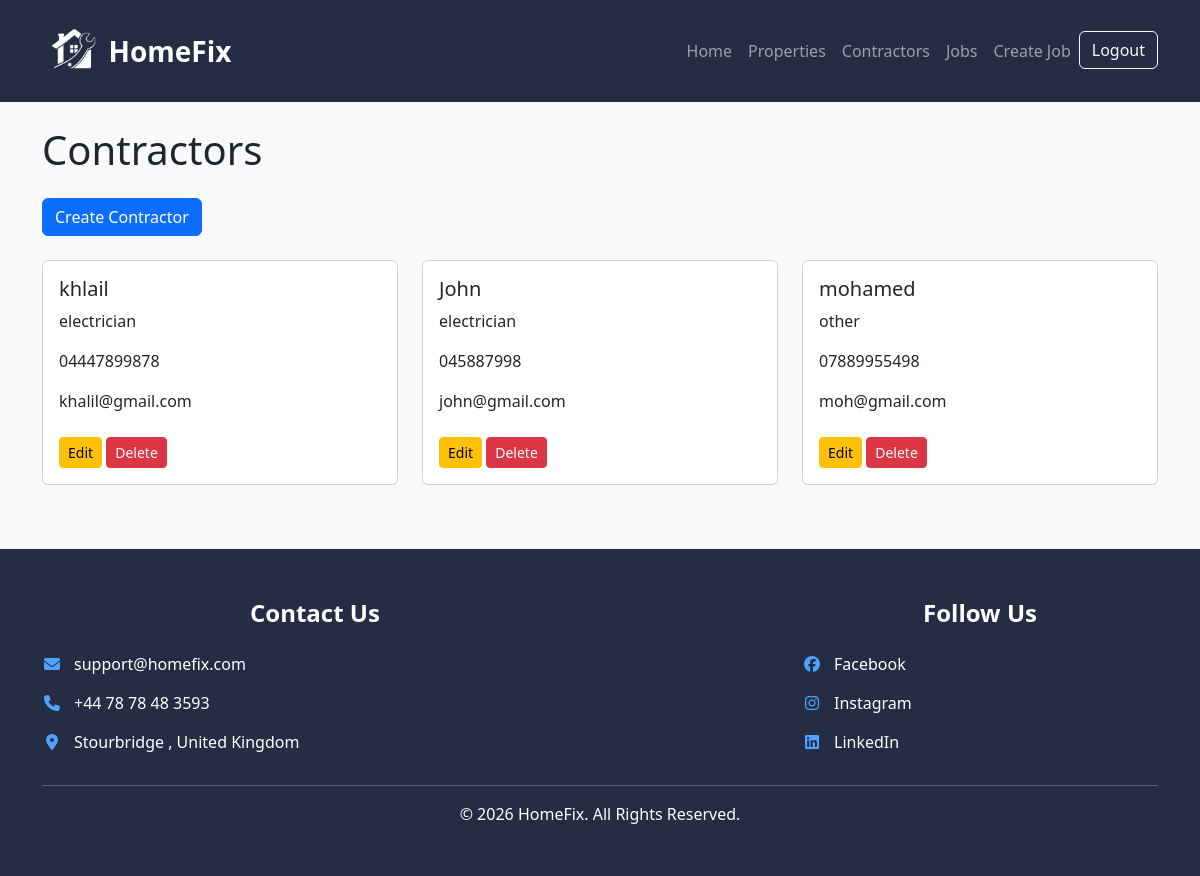
Screenshot of /contractors/ (signed in) with the database file from the repository.
### maintenance/models.py (models this page shows, shortened)
class Contractor(models.Model):
    TRADE_TYPES = [
        ('plumber', 'Plumber'),
        ('electrician', 'Electrician'),
        ('carpenter', 'Carpenter'),
        ('painter', 'Painter'),
        ('other', 'Other'),
    ]
    user = models.ForeignKey(
        User,
        on_delete=models.CASCADE,
        null=True,
        blank=True
    )
    name = models.CharField(max_length=100)
    trade_type = models.CharField(
        max_length=20,
        choices=TRADE_TYPES
    )
    phone = models.CharField(max_length=20)
    email = models.EmailField()

### maintenance/views.py (the view)
# urls.py: path('contractors/', views.contractor_list, name='contractor_list'),
@login_required
def contractor_list(request):
    contractors = Contractor.objects.filter(
        user=request.user
    )
    return render(
        request,
        'maintenance/contractor_list.html',
        {'contractors': contractors}
    )

### maintenance/templates/maintenance/contractor_list.html
{% extends 'maintenance/base.html' %}
{% block content %}
<h1 class="mb-4">Contractors</h1>
<a href="/contractors/create/" class="btn btn-primary mb-4">
    Create Contractor
</a>
<div class="row">
    {% for contractor in contractors %}
    <div class="col-md-4 mb-3">
        <div class="card">
            <div class="card-body">
                <h5 class="card-title">
                    {{ contractor.name }}
                </h5>
                <p class="card-text">
                    {{ contractor.trade_type }}
                </p>
                <p class="card-text">
                    {{ contractor.phone }}
                </p>
                <p class="card-text">
                    {{ contractor.email }}
                </p>
                <a href="/contractors/edit/{{ contractor.id }}/" class="btn btn-warning btn-sm mt-2">
                    Edit
                </a>
                <a href="/contractors/delete/{{ contractor.id }}/" class="btn btn-danger btn-sm mt-2">
                    Delete
                </a>
            </div>
        </div>
    </div>
    {% endfor %}
</div>
{% endblock %}

### maintenance/static/css/style.css (style rules this page uses)
body { background-color: #f8f9fa; }

### rows the page displays
Contractor: name "khlail", trade_type "electrician", phone "04447899878", email "khalil@gmail.com"
Contractor: name "John", trade_type "electrician", phone "045887998", email "john@gmail.com"
Contractor: name "mohamed", trade_type "other", phone "07889955498", email "moh@gmail.com"
